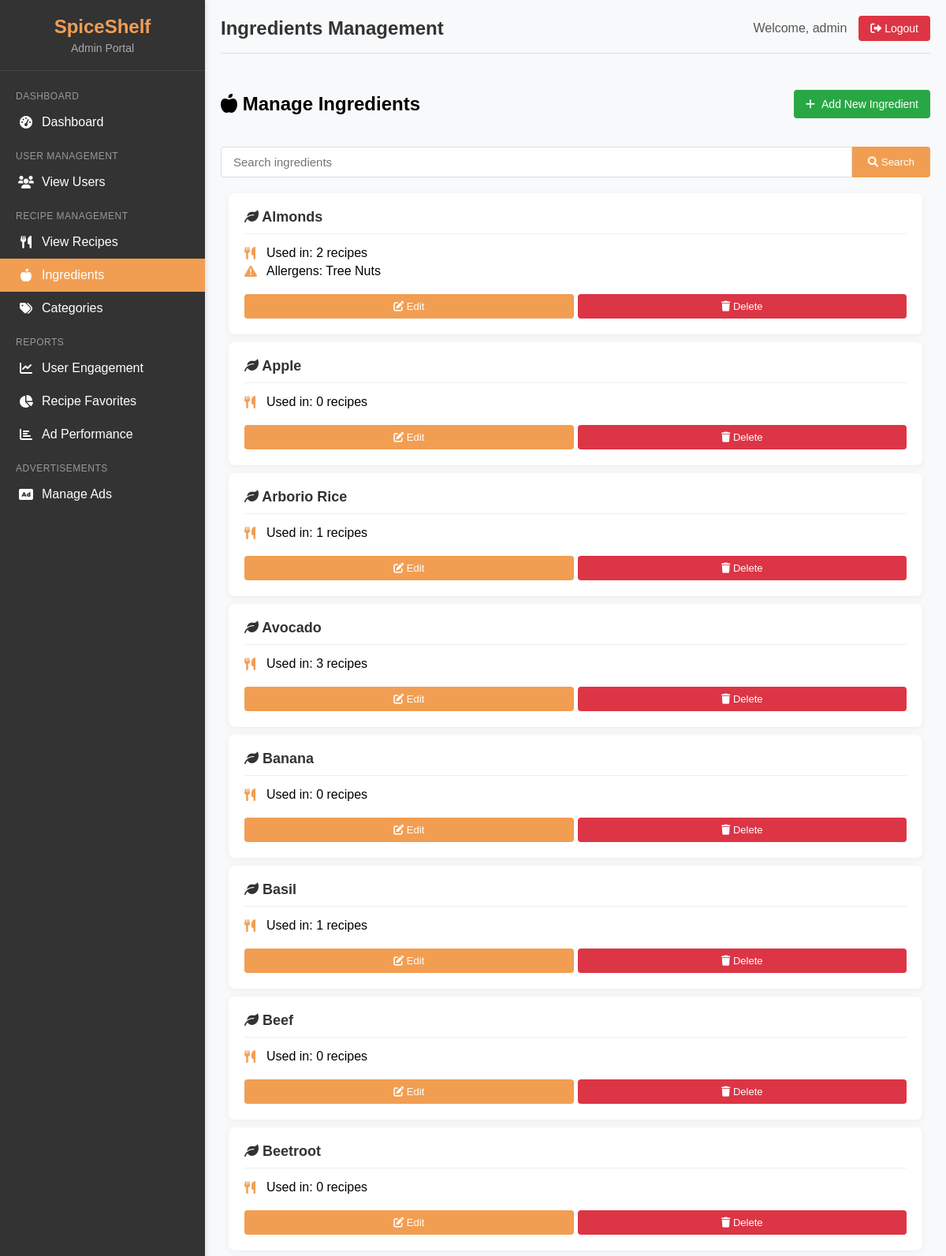
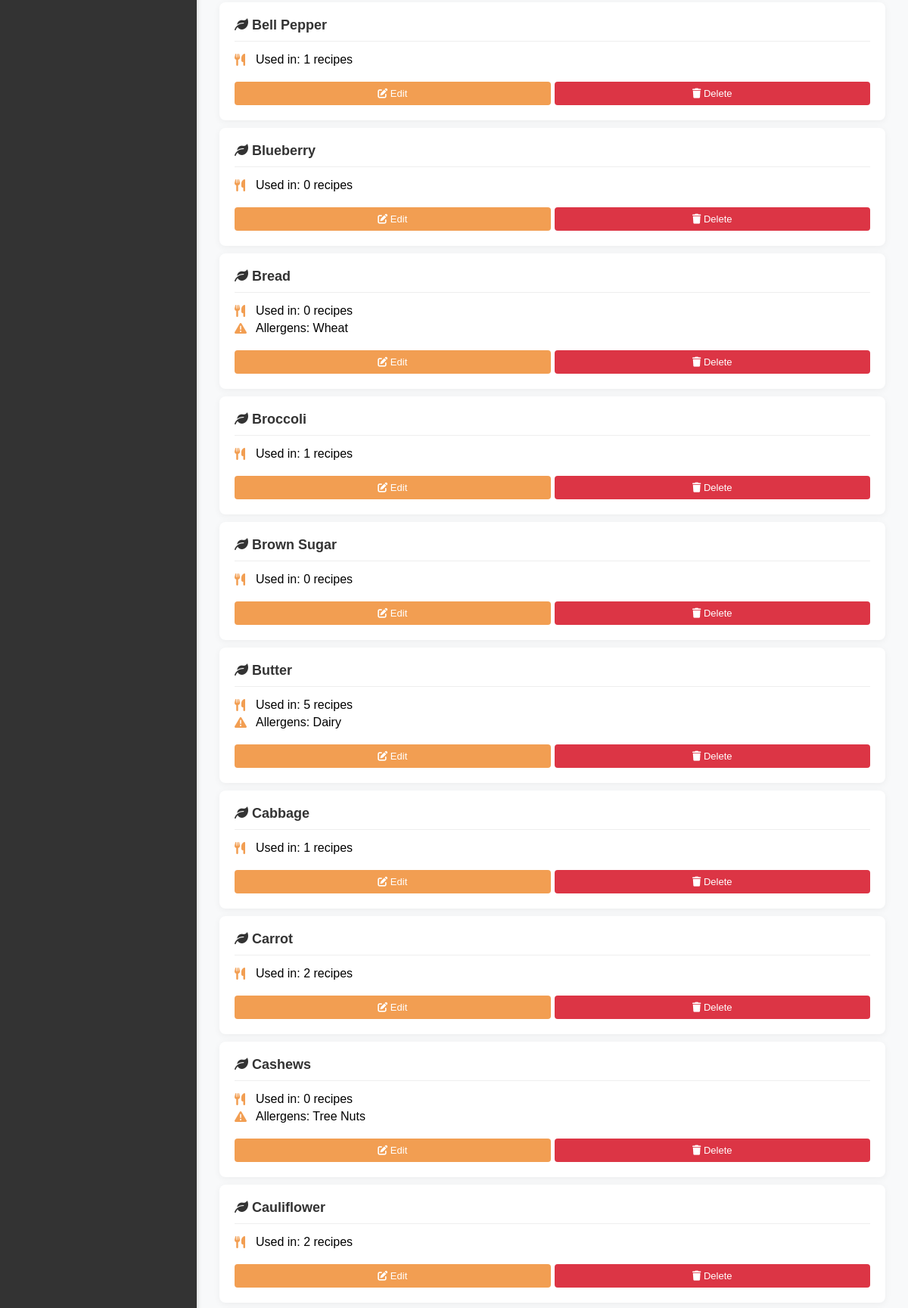
The page /index.php?action=adminIngredients (signed in, upper part) on the database its author committed (2 pictures, top to bottom).
### tables this page shows
CREATE TABLE `ingredients` (
  `ingredient_id` int(11) NOT NULL,
  `name` varchar(100) NOT NULL
);

CREATE TABLE `allergies` (
  `allergy_id` int(11) NOT NULL,
  `allergy_name` varchar(50) NOT NULL
);

### controllers/AdminController.php (called while the page is built, shortened)
<?php
class AdminController {
    private $conn;
    public function __construct($conn) {
        $this->conn = $conn;
    }
    public function adminIngredients() {
        $page = isset($_GET['page']) ? (int)$_GET['page'] : 1;
        $limit = 20;
        $offset = ($page - 1) * $limit;
        $search = isset($_GET['search']) ? $_GET['search'] : '';
        if (!empty($search)) {
            $query = "SELECT i.*, COUNT(ri.id) as recipe_count
                    FROM ingredients i
                    LEFT JOIN recipe_ingredients ri ON i.ingredient_id = ri.ingredient_id
                    WHERE i.name LIKE ?
                    GROUP BY i.ingredient_id
                    ORDER BY i.name
                    LIMIT ?, ?";
            $stmt = $this->conn->prepare($query);
            $searchParam = "%" . $search . "%";
            $stmt->bind_param("sii", $searchParam, $offset, $limit);
        } else {
            $query = "SELECT i.*, COUNT(ri.id) as recipe_count
                    FROM ingredients i
                    LEFT JOIN recipe_ingredients ri ON i.ingredient_id = ri.ingredient_id
                    GROUP BY i.ingredient_id
                    ORDER BY i.name
                    LIMIT ?, ?";
            $stmt = $this->conn->prepare($query);
            $stmt->bind_param("ii", $offset, $limit);
        }
        $stmt->execute();
        $ingredients = $stmt->get_result()->fetch_all(MYSQLI_ASSOC);
        $recipeModel = new Recipe($this->conn);
        foreach ($ingredients as &$ingredient) {
            $ingredient['allergies'] = $recipeModel->getIngredientAllergies($ingredient['ingredient_id']);
        }
        include('adminviews/ingredients.php');
    }
    }
?>

### index.php (called while the page is built, shortened)
<?php
require_once 'controllers/ShoppingListController.php';
require_once 'controllers/AdminController.php';
$database = new Database();
$conn = $database->getConnection();
$router = new Router();
$userController = new UserController($conn);
$recipeController = new RecipeController($conn);
$pantryController = new PantryController($conn);
$mealPlanController = new MealPlanController($conn);
$shoppingListController = new ShoppingListController($conn);
$adminController = new AdminController($conn);
$router->addRoute('login', [$userController, 'login']);
$router->addRoute('register', [$userController, 'register']);
$router->addRoute('logout', function () {
    session_unset();
    session_destroy();
    header('Location: index.php?action=login');
    exit;
});
$router->addRoute('profile', [$userController, 'profile']);
$router->addRoute('add_recipe', [$recipeController, 'add']);
$router->addRoute('recipe_chat', [$recipeController, 'recipeChat']);
$router->addRoute('pantry', [$pantryController, 'showPantryItems']);
$router->addRoute('add', [$pantryController, 'add']);
$router->addRoute('update', [$pantryController, 'update']);
$router->addRoute('delete', [$pantryController, 'delete']);
$router->addRoute('favorite', [$recipeController, 'favorite']);
$router->addRoute('search_recipes', [$recipeController, 'searchRecipes']);
$router->addRoute('home', [$recipeController, 'displayHome']);
$router->addRoute('view_recipe', [$recipeController, 'viewRecipe']);
$router->addRoute('delete_recipe', [$recipeController, 'deleteRecipe']);
$router->addRoute('edit_recipe', [$recipeController, 'editRecipe']);
$router->addRoute('update_recipe', [$recipeController, 'updateRecipe']);
$router->addRoute('browse_recipes', [$recipeController, 'browseRecipes']);
$router->addRoute('meal_plans', [$mealPlanController, 'showMealPlans']);
$router->addRoute('shopping_list', [$shoppingListController, 'showLists']);
$router->addRoute('refresh_home_sections', [$recipeController, 'refresh_home_sections']);
$router->addRoute('getDefaultMeasurement', [$recipeController, 'getDefaultMeasurement']);
$router->addRoute('add_comment', [$recipeController, 'addComment']);
$router->addRoute('delete_comment', [$recipeController, 'deleteComment']);
$router->addRoute('pantry/bulkDelete', [$pantryController, 'bulkDelete']);
$router->addRoute('meal_plans/exportPDF', [$mealPlanController, 'exportPDF']);
$router->addRoute('meal_plans/searchRecipes', [$mealPlanController, 'searchRecipes']);
$router->addRoute('meal_plans/addMeal', [$mealPlanController, 'addMeal']);
$router->addRoute('meal_plans/getMeal', [$mealPlanController, 'getMeal']);
$router->addRoute('meal_plans/updateMeal', [$mealPlanController, 'updateMeal']);
$router->addRoute('meal_plans/removeMeal', [$mealPlanController, 'removeMeal']);
$router->addRoute('meal_plans/generateShoppingList', [$mealPlanController, 'generateShoppingList']);
$router->addRoute('adminLogin', [$adminController, 'adminLogin']);
$router->addRoute('adminLogout', [$adminController, 'adminLogout']);
$router->addRoute('adminDashboard', [$adminController, 'adminDashboard']);
$router->addRoute('adminUsers', [$adminController, 'adminUsers']);
$router->addRoute('adminViewUser', [$adminController, 'adminViewUser']);
$router->addRoute('adminRecipes', [$adminController, 'adminRecipes']);
$router->addRoute('adminViewRecipe', [$adminController, 'adminViewRecipe']);
$router->addRoute('adminIngredients', [$adminController, 'adminIngredients']);
$router->addRoute('adminAddIngredient', [$adminController, 'adminAddIngredient']);
$router->addRoute('adminEditIngredient', [$adminController, 'adminEditIngredient']);
$router->addRoute('adminDeleteIngredient', [$adminController, 'adminDeleteIngredient']);
$router->addRoute('adminCategories', [$adminController, 'adminCategories']);
$router->addRoute('adminAddCategory', [$adminController, 'adminAddCategory']);
$router->addRoute('adminEditCategory', [$adminController, 'adminEditCategory']);
$router->addRoute('adminDeleteCategory', [$adminController, 'adminDeleteCategory']);
$router->addRoute('adminDeleteUser', [$adminController, 'adminDeleteUser']);
$router->addRoute('adminDeleteRecipe', [$adminController, 'adminDeleteRecipe']);
$router->addRoute('adminUserReports', [$adminController, 'adminUserReports']);
$router->addRoute('adminRecipeReports', [$adminController, 'adminRecipeReports']);
$router->addRoute('adminAds', [$adminController, 'adminAds']);
$router->addRoute('adminAdReports', [$adminController, 'adminAdReports']);
$router->addRoute('adminExportAdReport', [$adminController, 'adminExportAdReport']);
$router->addRoute('adminExportUserReport', [$adminController, 'adminExportUserReport']);
$router->addRoute('adminExportRecipeReport', [$adminController, 'adminExportRecipeReport']);
$router->addRoute('adminSendInactivityNotice', [$adminController, 'adminSendInactivityNotice']);
$router->addRoute('logAdImpression', [$adminController, 'logAdImpression']);
$router->addRoute('adClick', [$adminController, 'adClick']);
$action = isset($_GET['action']) ? $_GET['action'] : 'home';
$router->handleRequest($action);
?>

### models/Recipe.php (called while the page is built, shortened)
<?php
class Recipe {
    private $conn;
    public function __construct($conn) {
        $this->conn = $conn;
    }
    public function getIngredientAllergies($ingredient_id) {
        $query = "SELECT a.allergy_id, a.allergy_name
                FROM allergy_ingredient_mapping aim
                JOIN allergies a ON aim.allergy_id = a.allergy_id
                WHERE aim.ingredient_id = ?";
        $stmt = $this->conn->prepare($query);
        $stmt->bind_param("i", $ingredient_id);
        $stmt->execute();
        $result = $stmt->get_result();
        $allergies = [];
        while ($row = $result->fetch_assoc()) {
            $allergies[] = $row;
        }
        return $allergies;
    }
}
?>

### adminviews/ingredients.php (the view, shortened to what this page needs)
<!DOCTYPE html>
<html lang="en">
<head>
    <link rel="stylesheet" href="https://cdnjs.cloudflare.com/ajax/libs/font-awesome/6.0.0/css/all.min.css">
    <link rel="stylesheet" href="assets/css/adminIngredients.css">
</head>
<body>
    <div class="admin-container">
        <aside class="admin-sidebar">
            <div class="admin-logo">
                <h2>SpiceShelf</h2>
                <p>Admin Portal</p>
            </div>
            <ul class="admin-menu">
                <li class="admin-menu-category">Dashboard</li>
                <li><a href="index.php?action=adminDashboard"><i class="fas fa-tachometer-alt"></i> Dashboard</a></li>
                <li class="admin-menu-category">User Management</li>
                <li><a href="index.php?action=adminUsers"><i class="fas fa-users"></i> View Users</a></li>
                <li class="admin-menu-category">Recipe Management</li>
                <li><a href="index.php?action=adminRecipes"><i class="fas fa-utensils"></i> View Recipes</a></li>
                <li><a href="index.php?action=adminIngredients" class="active"><i class="fas fa-apple-alt"></i> Ingredients</a></li>
                <li><a href="index.php?action=adminCategories"><i class="fas fa-tags"></i> Categories</a></li>
                <li class="admin-menu-category">Reports</li>
                <li><a href="index.php?action=adminUserReports"><i class="fas fa-chart-line"></i> User Engagement</a></li>
                <li><a href="index.php?action=adminRecipeReports"><i class="fas fa-chart-pie"></i> Recipe Favorites</a></li>
                <li><a href="index.php?action=adminAdReports"><i class="fas fa-chart-bar"></i> Ad Performance</a></li>
                <li class="admin-menu-category">Advertisements</li>
                <li><a href="index.php?action=adminAds"><i class="fas fa-ad"></i> Manage Ads</a></li>
            </ul>
        </aside>
        <main class="admin-content">
            <header class="admin-header">
                <h1 class="admin-title">Ingredients Management</h1>
                <div class="admin-user-info">
                    <span>Welcome, <?php echo htmlspecialchars($_SESSION['admin_username']); ?></span>
                    <a href="index.php?action=adminLogout" class="admin-logout"><i class="fas fa-sign-out-alt"></i> Logout</a>
                </div>
            </header>
            <div class="admin-panel-header">
                <h2><i class="fas fa-apple-alt"></i> Manage Ingredients</h2>
                <a href="#" class="add-ingredient-btn" onclick="openAddIngredientModal()">
                    <i class="fas fa-plus"></i> Add New Ingredient
                </a>
            </div>
            <form class="search-form" action="index.php" method="GET">
                <input type="text" name="search" placeholder="Search ingredients"
                       value="<?php echo isset($_GET['search']) ? htmlspecialchars($_GET['search']) : ''; ?>">
                <button type="submit"><i class="fas fa-search"></i> Search</button>
            </form>
            <?php if (empty($ingredients)): ?>
                <div class="no-results">
                    <i class="fas fa-seedling"></i>
                    <h3>No ingredients found</h3>
                    <p>
                        <?php if (isset($_GET['search'])): ?>
                            No ingredients match your search criteria. Try different keywords.
                        <?php else: ?>
                            No ingredients have been added yet. Add your first ingredient to get started.
                        <?php endif; ?>
                    </p>
                    <button class="btn btn-submit" onclick="openAddIngredientModal()">Add Ingredient</button>
                </div>
            <?php else: ?>
                <?php foreach ($ingredients as $ingredient): ?>
                <div class="ingredient-card">
                    <h3 class="ingredient-name">
                        <i class="fas fa-leaf"></i>
                        <?php echo htmlspecialchars($ingredient['name'], ENT_QUOTES, 'UTF-8'); ?>
                    </h3>
                    <div class="ingredient-info">
                        <p>
                            <i class="fas fa-utensils"></i>
                            Used in: <?php echo (int) $ingredient['recipe_count']; ?> recipes
                        </p>
                        <?php if (!empty($ingredient['allergies'])): ?>
                        <p>
                            <i class="fas fa-exclamation-triangle"></i>
                            Allergens:
                            <?php
                                $allergyNames = array_map(function($allergy) {
                                    return htmlspecialchars($allergy['allergy_name'], ENT_QUOTES, 'UTF-8');
                                }, $ingredient['allergies']);
                                echo implode(', ', $allergyNames);
                            ?>
                        </p>
                        <?php endif; ?>
                    </div>
                    <div class="ingredient-actions">
                        <a href="#" class="ingredient-btn" onclick="openEditIngredientModal(<?php echo (int)$ingredient['ingredient_id']; ?>, '<?php echo addslashes(htmlspecialchars($ingredient['name'], ENT_QUOTES, 'UTF-8')); ?>', [<?php echo implode(',', array_map(function($allergy) { return (int)$allergy['allergy_id']; }, $ingredient['allergies'])); ?>])">
                            <i class="fas fa-edit"></i> Edit
                        </a>
                        <a href="index.php?action=adminDeleteIngredient&id=<?php echo (int)$ingredient['ingredient_id']; ?>"
                        class="ingredient-btn delete"
                        onclick="return confirm('Are you sure you want to delete this ingredient? It will be removed from all recipe filters.');">
                            <i class="fas fa-trash"></i> Delete
                        </a>
                    </div>
                </div>
                <?php endforeach; ?>
            <?php endif; ?>
        </main>
    </div>
</body>
</html>

### rows shown on the page
ingredients: name "Almonds", recipe_count "2"
allergies: allergy_name "Tree Nuts"
ingredients: name "Apple", recipe_count "0"
ingredients: name "Arborio Rice", recipe_count "1"
ingredients: name "Avocado", recipe_count "3"
ingredients: name "Banana", recipe_count "0"
ingredients: name "Basil", recipe_count "1"
ingredients: name "Beef", recipe_count "0"
ingredients: name "Beetroot", recipe_count "0"
ingredients: name "Bell Pepper", recipe_count "1"
ingredients: name "Blueberry", recipe_count "0"
ingredients: name "Bread", recipe_count "0"
allergies: allergy_name "Wheat"
ingredients: name "Broccoli", recipe_count "1"
ingredients: name "Brown Sugar", recipe_count "0"
ingredients: name "Butter", recipe_count "5"
allergies: allergy_name "Dairy"
ingredients: name "Cabbage", recipe_count "1"
ingredients: name "Carrot", recipe_count "2"
ingredients: name "Cashews", recipe_count "0"
ingredients: name "Cauliflower", recipe_count "2"

### other values the page prints
$_SESSION['admin_username'] "admin"
